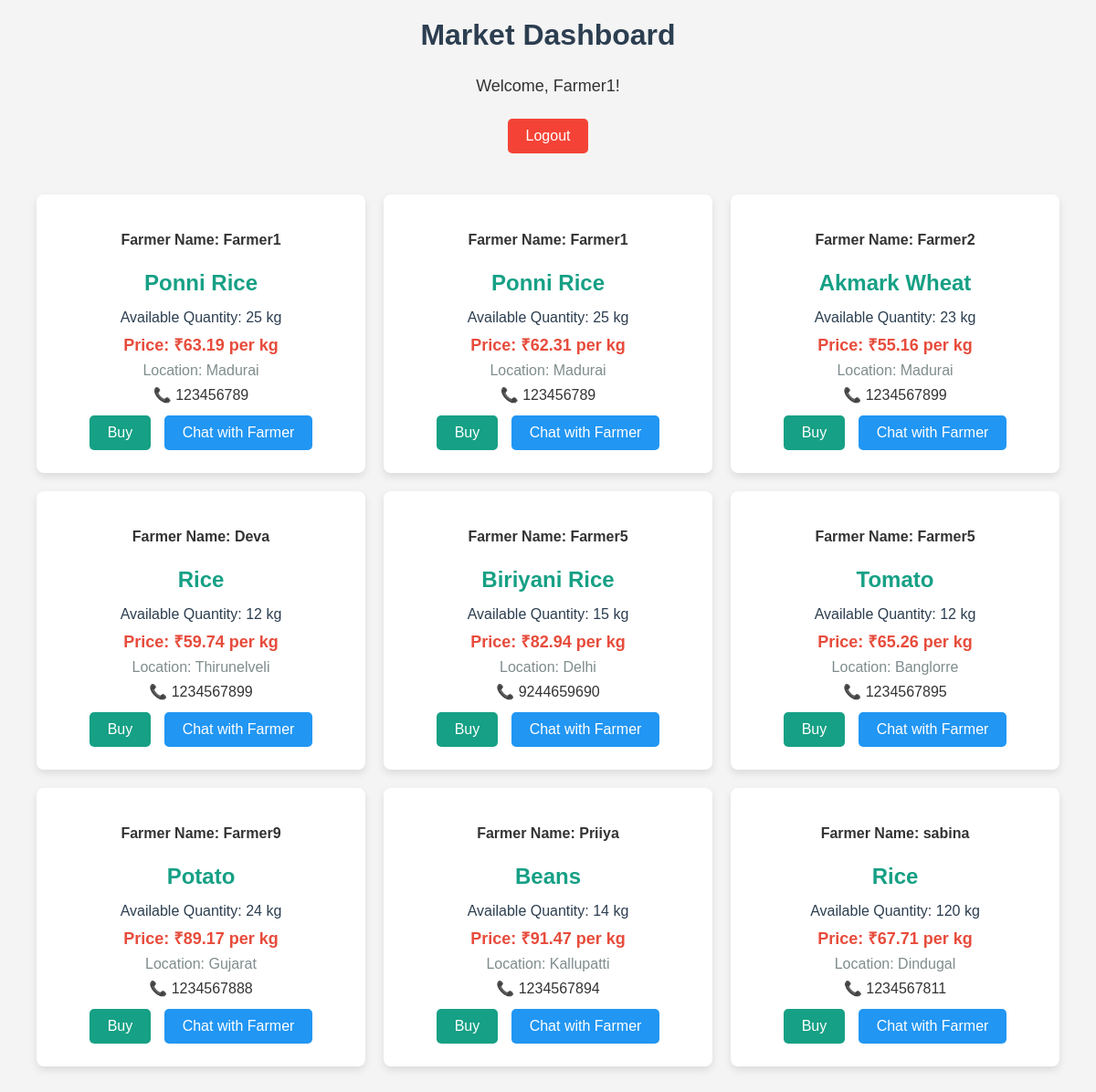
The app's page /market_dashboard (signed in) with its own data.
### tables this page shows
CREATE TABLE farmer (
                id INTEGER PRIMARY KEY AUTOINCREMENT,
                user_id INTEGER NOT NULL,
                farmer_name TEXT NOT NULL,
                crops_grown TEXT NOT NULL,
                rate_per_kg REAL NOT NULL,
                available_kgs INTEGER NOT NULL,
                location TEXT NOT NULL,
                phone TEXT,
                FOREIGN KEY (user_id) REFERENCES users (id)
            );

### app1.py (the view, shortened to what this page needs)
@app.route('/market_dashboard', methods=['GET', 'POST'])
def market_dashboard():
    if 'user_id' not in session:
        flash("You must log in first!", 'danger')
        return redirect(url_for('login'))
    db = get_db()
    products = db.execute("SELECT * FROM farmer").fetchall()
    raw_messages = db.execute("SELECT * FROM messages WHERE recipient_id = ? AND is_read = 0", (session['user_id'],)).fetchall()
    formatted_messages = []
    db.close()
    return render_template('market_dashboard.html', products=products, messages=formatted_messages)

### app1.py (called while the page is built)
def get_db():
    db = sqlite3.connect(app.config['DATABASE'])
    db.row_factory = sqlite3.Row
    return db

### templates/market_dashboard.html (shortened to what this page needs)
<!DOCTYPE html>
<html lang="en">
<head>
</head>
<body>
<h2>Market Dashboard</h2>
<div class="welcome-message">Welcome, {{ session['user_name'] }}!</div>
<div class="button-container">
    <button class="logout-btn" onclick="logout()">Logout</button>
</div>
<div id="product-container">
    {% for product in products %}
        <div class="product-card">
            <h4>Farmer Name: {{ product[2] }}</h4>
            <h3>{{ product[3] }}</h3>
            <p class="quantity">Available Quantity: {{ product[5] }} kg</p>
            <p class="price">Price: ₹{{ product[4] }} per kg</p>
            <p class="location">Location: {{ product[6] }}</p>
            <p class="phone">📞 {{ product[7] }}</p>
            <button class="buy-btn"
                onclick="navigateToBuyPage({{ product[0] }}, '{{ product[3] }}', {{ product[4] }}, '{{ product[2] }}')">
                Buy
            </button>
            <button class="message-btn" onclick="openMessageModal()">Chat with Farmer
            </button>
        </div>
    {% endfor %}
</div>
</body>
</html>

### templates/market_dashboard.html (style rules this page uses)
body { font-family: 'Arial', sans-serif; background-color: #f4f4f4; color: #333; margin: 0; padding: 0; }
h2 { text-align: center; margin-top: 20px; font-size: 32px; color: #2c3e50; }
.welcome-message { text-align: center; margin-bottom: 20px; font-size: 18px; }
#product-container { display: grid; grid-template-columns: repeat(auto-fit, minmax(300px, 1fr)); gap: 20px; margin: 20px; padding: 20px; }
.product-card { background-color: #fff; padding: 20px; border-radius: 8px; box-shadow: 0 4px 8px rgba(0, 0, 0, 0.1); transition: transform 0.3s, box-shadow 0.3s; text-align: center; }
.product-card h3 { font-size: 24px; color: #16a085; margin-bottom: 15px; }
.product-card p { font-size: 16px; margin: 8px 0; }
.product-card .price { font-size: 18px; font-weight: bold; color: #e74c3c; }
.product-card .location { font-size: 16px; color: #7f8c8d; }
.product-card .quantity { font-size: 16px; color: #2c3e50; }
.button-container { text-align: center; margin: 20px 0; }
button { padding: 10px 20px; margin: 5px; border: none; border-radius: 5px; cursor: pointer; font-size: 16px; }
.logout-btn { background-color: #f44336; color: white; }
.message-btn { background-color: #2196F3; color: white; }
.buy-btn { background-color: #16a085; color: white; }

### records on screen
farmer: farmer_name "Farmer1", crops_grown "Ponni Rice", available_kgs "25", rate_per_kg "63.19", location "Madurai", phone "123456789"
farmer: farmer_name "Farmer1", crops_grown "Ponni Rice", available_kgs "25", rate_per_kg "62.31", location "Madurai", phone "123456789"
farmer: farmer_name "Farmer2", crops_grown "Akmark Wheat", available_kgs "23", rate_per_kg "55.16", location "Madurai", phone "1234567899"
farmer: farmer_name "Deva", crops_grown "Rice", available_kgs "12", rate_per_kg "59.74", location "Thirunelveli", phone "1234567899"
farmer: farmer_name "Farmer5", crops_grown "Biriyani Rice", available_kgs "15", rate_per_kg "82.94", location "Delhi", phone "9244659690"
farmer: farmer_name "Farmer5", crops_grown "Tomato", available_kgs "12", rate_per_kg "65.26", location "Banglorre", phone "1234567895"
farmer: farmer_name "Farmer9", crops_grown "Potato", available_kgs "24", rate_per_kg "89.17", location "Gujarat", phone "1234567888"
farmer: farmer_name "Priiya", crops_grown "Beans", available_kgs "14", rate_per_kg "91.47", location "Kallupatti", phone "1234567894"
farmer: farmer_name "sabina", crops_grown "Rice", available_kgs "120", rate_per_kg "67.71", location "Dindugal", phone "1234567811"

### other values on screen
{{ session['user_name'] }} "Farmer1"
